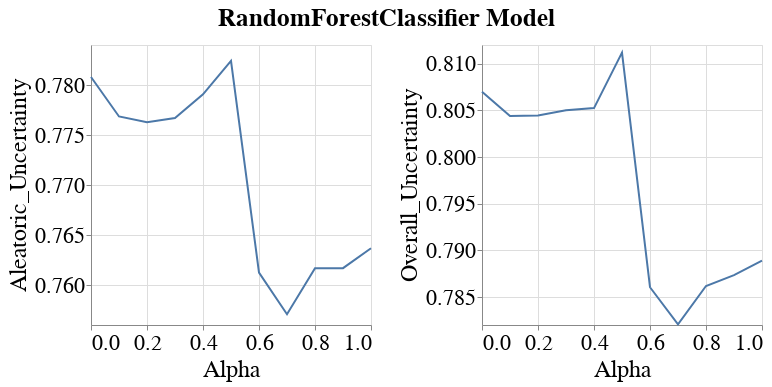

Source (notebook cell):
### Code cell
visualizer.create_subgroup_metrics_line_band_plot(model_name=MODEL_NAMES[0],
                                                  subgroup_metrics=['Aleatoric_Uncertainty', 'Overall_Uncertainty'],
                                                  subgroup='sex_dis_incorrect')

### Figure 1 — Vega-Lite specification as saved in the notebook (floating-point values rounded to 4 significant figures)
{"config": {"view": {"continuousWidth": 400, "continuousHeight": 300}, "axis": {"labelFontSize": 22, "labelFontWeight": "normal", "titleFontSize": 24, "titleFontWeight": "normal"}, "legend": {"labelFontSize": 22, "symbolStrokeWidth": 10, "titleFontSize": 24}, "title": {"fontSize": 22}}, "vconcat": [{"hconcat": [{"layer": [{"mark": {"type": "errorband", "extent": "ci"}, "encoding": {"x": {"field": "Intervention_Param", "title": "Alpha", "type": "quantitative"}, "y": {"field": "Metric_Value", "scale": {"zero": false}, "title": "Aleatoric_Uncertainty", "type": "quantitative"}}}, {"mark": "line", "encoding": {"x": {"field": "Intervention_Param", "title": "Alpha", "type": "quantitative"}, "y": {"aggregate": "mean", "field": "Metric_Value", "scale": {"zero": false}, "title": "Aleatoric_Uncertainty", "type": "quantitative"}}}], "height": 280, "width": 280}, {"layer": [{"mark": {"type": "errorband", "extent": "ci"}, "encoding": {"x": {"field": "Intervention_Param", "title": "Alpha", "type": "quantitative"}, "y": {"field": "Metric_Value", "scale": {"zero": false}, "title": "Overall_Uncertainty", "type": "quantitative"}}}, {"mark": "line", "encoding": {"x": {"field": "Intervention_Param", "title": "Alpha", "type": "quantitative"}, "y": {"aggregate": "mean", "field": "Metric_Value", "scale": {"zero": false}, "title": "Overall_Uncertainty", "type": "quantitative"}}}], "data": {"name": "data-9f59e8c849358bfe89c4fb7d3a1aa44a"}, "height": 280, "width": 280}]}], "data": {"name": "data-8e4cb07272bb1b4c4dc6dc613813f38a"}, "title": {"text": "RandomForestClassifier Model", "anchor": "middle", "dy": -10, "fontSize": 25}, "$schema": "https://vega.github.io/schema/vega-lite/v4.17.0.json", "datasets": {"data-8e4cb07272bb1b4c4dc6dc613813f38a": [{"Metric": "Aleatoric_Uncertainty", "Model_Name": "RandomForestClassifier", "Model_Params": "{'bootstrap': True, 'ccp_alpha': 0.0, 'class_weight': None, 'criterion': 'gini', 'max_depth': 10, 'max_features': 'sqrt', 'max_leaf_nodes': None, 'max_samples': None, 'min_impurity_decrease': 0.0, 'min_samples_leaf': 1, 'min_samples_split': 2, 'min_weight_fraction_leaf': 0.0, 'n_estimators': 100, 'n_jobs': None, 'oob_score': False, 'random_state': 700, 'verbose': 0, 'warm_start': False}", "Dataset_Name": "StudentPerformance", "Num_Estimators": 500, "Tag": "OK", "Record_Create_Date_Time": "2023-10-17T17:42:37.674000", "Session_Uuid": "d8a24372-5bb1-4b2c-abcf-8561187a845f", "Experiment_Iteration": "Exp_iter_7", "Dataset_Split_Seed": 700, "Model_Init_Seed": 700, "Fair_Intervention_Params_Lst": "[0.0, 0.1, 0.2, 0.3, 0.4, 0.5, 0.6, 0.7, 0.8, 0.9, 1.0]", "Intervention_Param": 0.0, "Subgroup": "sex_dis_incorrect", "Metric_Value": 0.7808}, {"Metric": "Aleatoric_Uncertainty", "Model_Name": "RandomForestClassifier", "Model_Params": "{'bootstrap': True, 'ccp_alpha': 0.0, 'class_weight': None, 'criterion': 'gini', 'max_depth': 10, 'max_features': 'sqrt', 'max_leaf_nodes': None, 'max_samples': None, 'min_impurity_decrease': 0.0, 'min_samples_leaf': 1, 'min_samples_split': 2, 'min_weight_fraction_leaf': 0.0, 'n_estimators': 100, 'n_jobs': None, 'oob_score': False, 'random_state': 700, 'verbose': 0, 'warm_start': False}", "Dataset_Name": "StudentPerformance", "Num_Estimators": 500, "Tag": "OK", "Record_Create_Date_Time": "2023-10-17T17:46:51.696000", "Session_Uuid": "d8a24372-5bb1-4b2c-abcf-8561187a845f", "Experiment_Iteration": "Exp_iter_7", "Dataset_Split_Seed": 700, "Model_Init_Seed": 700, "Fair_Intervention_Params_Lst": "[0.0, 0.1, 0.2, 0.3, 0.4, 0.5, 0.6, 0.7, 0.8, 0.9, 1.0]", "Intervention_Param": 0.1, "Subgroup": "sex_dis_incorrect", "Metric_Value": 0.7769}, {"Metric": "Aleatoric_Uncertainty", "Model_Name": "RandomForestClassifier", "Model_Params": "{'bootstrap': True, 'ccp_alpha': 0.0, 'class_weight': None, 'criterion': 'gini', 'max_depth': 10, 'max_features': 'sqrt', 'max_leaf_nodes': None, 'max_samples': None, 'min_impurity_decrease': 0.0, 'min_samples_leaf': 1, 'min_samples_split': 2, 'min_weight_fraction_leaf': 0.0, 'n_estimators': 100, 'n_jobs': None, 'oob_score': False, 'random_state': 700, 'verbose': 0, 'warm_start': False}", "Dataset_Name": "StudentPerformance", "Num_Estimators": 500, "Tag": "OK", "Record_Create_Date_Time": "2023-10-17T17:51:01.431000", "Session_Uuid": "d8a24372-5bb1-4b2c-abcf-8561187a845f", "Experiment_Iteration": "Exp_iter_7", "Dataset_Split_Seed": 700, "Model_Init_Seed": 700, "Fair_Intervention_Params_Lst": "[0.0, 0.1, 0.2, 0.3, 0.4, 0.5, 0.6, 0.7, 0.8, 0.9, 1.0]", "Intervention_Param": 0.2, "Subgroup": "sex_dis_incorrect", "Metric_Value": 0.7763}, {"Metric": "Aleatoric_Uncertainty", "Model_Name": "RandomForestClassifier", "Model_Params": "{'bootstrap': True, 'ccp_alpha': 0.0, 'class_weight': None, 'criterion': 'gini', 'max_depth': 10, 'max_features': 'sqrt', 'max_leaf_nodes': None, 'max_samples': None, 'min_impurity_decrease': 0.0, 'min_samples_leaf': 1, 'min_samples_split': 2, 'min_weight_fraction_leaf': 0.0, 'n_estimators': 100, 'n_jobs': None, 'oob_score': False, 'random_state': 700, 'verbose': 0, 'warm_start': False}", "Dataset_Name": "StudentPerformance", "Num_Estimators": 500, "Tag": "OK", "Record_Create_Date_Time": "2023-10-17T17:55:10.169000", "Session_Uuid": "d8a24372-5bb1-4b2c-abcf-8561187a845f", "Experiment_Iteration": "Exp_iter_7", "Dataset_Split_Seed": 700, "Model_Init_Seed": 700, "Fair_Intervention_Params_Lst": "[0.0, 0.1, 0.2, 0.3, 0.4, 0.5, 0.6, 0.7, 0.8, 0.9, 1.0]", "Intervention_Param": 0.3, "Subgroup": "sex_dis_incorrect", "Metric_Value": 0.7767}, {"Metric": "Aleatoric_Uncertainty", "Model_Name": "RandomForestClassifier", "Model_Params": "{'bootstrap': True, 'ccp_alpha': 0.0, 'class_weight': None, 'criterion': 'gini', 'max_depth': 10, 'max_features': 'sqrt', 'max_leaf_nodes': None, 'max_samples': None, 'min_impurity_decrease': 0.0, 'min_samples_leaf': 1, 'min_samples_split': 2, 'min_weight_fraction_leaf': 0.0, 'n_estimators': 100, 'n_jobs': None, 'oob_score': False, 'random_state': 700, 'verbose': 0, 'warm_start': False}", "Dataset_Name": "StudentPerformance", "Num_Estimators": 500, "Tag": "OK", "Record_Create_Date_Time": "2023-10-17T17:59:24.629000", "Session_Uuid": "d8a24372-5bb1-4b2c-abcf-8561187a845f", "Experiment_Iteration": "Exp_iter_7", "Dataset_Split_Seed": 700, "Model_Init_Seed": 700, "Fair_Intervention_Params_Lst": "[0.0, 0.1, 0.2, 0.3, 0.4, 0.5, 0.6, 0.7, 0.8, 0.9, 1.0]", "Intervention_Param": 0.4, "Subgroup": "sex_dis_incorrect", "Metric_Value": 0.7791}, {"Metric": "Aleatoric_Uncertainty", "Model_Name": "RandomForestClassifier", "Model_Params": "{'bootstrap': True, 'ccp_alpha': 0.0, 'class_weight': None, 'criterion': 'gini', 'max_depth': 10, 'max_features': 'sqrt', 'max_leaf_nodes': None, 'max_samples': None, 'min_impurity_decrease': 0.0, 'min_samples_leaf': 1, 'min_samples_split': 2, 'min_weight_fraction_leaf': 0.0, 'n_estimators': 100, 'n_jobs': None, 'oob_score': False, 'random_state': 700, 'verbose': 0, 'warm_start': False}", "Dataset_Name": "StudentPerformance", "Num_Estimators": 500, "Tag": "OK", "Record_Create_Date_Time": "2023-10-17T18:03:40.236000", "Session_Uuid": "d8a24372-5bb1-4b2c-abcf-8561187a845f", "Experiment_Iteration": "Exp_iter_7", "Dataset_Split_Seed": 700, "Model_Init_Seed": 700, "Fair_Intervention_Params_Lst": "[0.0, 0.1, 0.2, 0.3, 0.4, 0.5, 0.6, 0.7, 0.8, 0.9, 1.0]", "Intervention_Param": 0.5, "Subgroup": "sex_dis_incorrect", "Metric_Value": 0.7824}, {"Metric": "Aleatoric_Uncertainty", "Model_Name": "RandomForestClassifier", "Model_Params": "{'bootstrap': True, 'ccp_alpha': 0.0, 'class_weight': None, 'criterion': 'gini', 'max_depth': 10, 'max_features': 'sqrt', 'max_leaf_nodes': None, 'max_samples': None, 'min_impurity_decrease': 0.0, 'min_samples_leaf': 1, 'min_samples_split': 2, 'min_weight_fraction_leaf': 0.0, 'n_estimators': 100, 'n_jobs': None, 'oob_score': False, 'random_state': 700, 'verbose': 0, 'warm_start': False}", "Dataset_Name": "StudentPerformance", "Num_Estimators": 500, "Tag": "OK", "Record_Create_Date_Time": "2023-10-17T18:07:56.795000", "Session_Uuid": "d8a24372-5bb1-4b2c-abcf-8561187a845f", "Experiment_Iteration": "Exp_iter_7", "Dataset_Split_Seed": 700, "Model_Init_Seed": 700, "Fair_Intervention_Params_Lst": "[0.0, 0.1, 0.2, 0.3, 0.4, 0.5, 0.6, 0.7, 0.8, 0.9, 1.0]", "Intervention_Param": 0.6, "Subgroup": "sex_dis_incorrect", "Metric_Value": 0.7612}, {"Metric": "Aleatoric_Uncertainty", "Model_Name": "RandomForestClassifier", "Model_Params": "{'bootstrap': True, 'ccp_alpha': 0.0, 'class_weight': None, 'criterion': 'gini', 'max_depth': 10, 'max_features': 'sqrt', 'max_leaf_nodes': None, 'max_samples': None, 'min_impurity_decrease': 0.0, 'min_samples_leaf': 1, 'min_samples_split': 2, 'min_weight_fraction_leaf': 0.0, 'n_estimators': 100, 'n_jobs': None, 'oob_score': False, 'random_state': 700, 'verbose': 0, 'warm_start': False}", "Dataset_Name": "StudentPerformance", "Num_Estimators": 500, "Tag": "OK", "Record_Create_Date_Time": "2023-10-17T18:12:00.271000", "Session_Uuid": "d8a24372-5bb1-4b2c-abcf-8561187a845f", "Experiment_Iteration": "Exp_iter_7", "Dataset_Split_Seed": 700, "Model_Init_Seed": 700, "Fair_Intervention_Params_Lst": "[0.0, 0.1, 0.2, 0.3, 0.4, 0.5, 0.6, 0.7, 0.8, 0.9, 1.0]", "Intervention_Param": 0.7, "Subgroup": "sex_dis_incorrect", "Metric_Value": 0.7571}, {"Metric": "Aleatoric_Uncertainty", "Model_Name": "RandomForestClassifier", "Model_Params": "{'bootstrap': True, 'ccp_alpha': 0.0, 'class_weight': None, 'criterion': 'gini', 'max_depth': 10, 'max_features': 'sqrt', 'max_leaf_nodes': None, 'max_samples': None, 'min_impurity_decrease': 0.0, 'min_samples_leaf': 1, 'min_samples_split': 2, 'min_weight_fraction_leaf': 0.0, 'n_estimators': 100, 'n_jobs': None, 'oob_score': False, 'random_state': 700, 'verbose': 0, 'warm_start': False}", "Dataset_Name": "StudentPerformance", "Num_Estimators": 500, "Tag": "OK", "Record_Create_Date_Time": "2023-10-17T18:16:04.501000", "Session_Uuid": "d8a24372-5bb1-4b2c-abcf-8561187a845f", "Experiment_Iteration": "Exp_iter_7", "Dataset_Split_Seed": 700, "Model_Init_Seed": 700, "Fair_Intervention_Params_Lst": "[0.0, 0.1, 0.2, 0.3, 0.4, 0.5, 0.6, 0.7, 0.8, 0.9, 1.0]", "Intervention_Param": 0.8, "Subgroup": "sex_dis_incorrect", "Metric_Value": 0.7617}, {"Metric": "Aleatoric_Uncertainty", "Model_Name": "RandomForestClassifier", "Model_Params": "{'bootstrap': True, 'ccp_alpha': 0.0, 'class_weight': None, 'criterion': 'gini', 'max_depth': 10, 'max_features': 'sqrt', 'max_leaf_nodes': None, 'max_samples': None, 'min_impurity_decrease': 0.0, 'min_samples_leaf': 1, 'min_samples_split': 2, 'min_weight_fraction_leaf': 0.0, 'n_estimators': 100, 'n_jobs': None, 'oob_score': False, 'random_state': 700, 'verbose': 0, 'warm_start': False}", "Dataset_Name": "StudentPerformance", "Num_Estimators": 500, "Tag": "OK", "Record_Create_Date_Time": "2023-10-17T18:19:55.605000", "Session_Uuid": "d8a24372-5bb1-4b2c-abcf-8561187a845f", "Experiment_Iteration": "Exp_iter_7", "Dataset_Split_Seed": 700, "Model_Init_Seed": 700, "Fair_Intervention_Params_Lst": "[0.0, 0.1, 0.2, 0.3, 0.4, 0.5, 0.6, 0.7, 0.8, 0.9, 1.0]", "Intervention_Param": 0.9, "Subgroup": "sex_dis_incorrect", "Metric_Value": 0.7617}, {"Metric": "Aleatoric_Uncertainty", "Model_Name": "RandomForestClassifier", "Model_Params": "{'bootstrap': True, 'ccp_alpha': 0.0, 'class_weight': None, 'criterion': 'gini', 'max_depth': 10, 'max_features': 'sqrt', 'max_leaf_nodes': None, 'max_samples': None, 'min_impurity_decrease': 0.0, 'min_samples_leaf': 1, 'min_samples_split': 2, 'min_weight_fraction_leaf': 0.0, 'n_estimators': 100, 'n_jobs': None, 'oob_score': False, 'random_state': 700, 'verbose': 0, 'warm_start': False}", "Dataset_Name": "StudentPerformance", "Num_Estimators": 500, "Tag": "OK", "Record_Create_Date_Time": "2023-10-17T18:23:56.493000", "Session_Uuid": "d8a24372-5bb1-4b2c-abcf-8561187a845f", "Experiment_Iteration": "Exp_iter_7", "Dataset_Split_Seed": 700, "Model_Init_Seed": 700, "Fair_Intervention_Params_Lst": "[0.0, 0.1, 0.2, 0.3, 0.4, 0.5, 0.6, 0.7, 0.8, 0.9, 1.0]", "Intervention_Param": 1.0, "Subgroup": "sex_dis_incorrect", "Metric_Value": 0.7637}], "data-9f59e8c849358bfe89c4fb7d3a1aa44a": [{"Metric": "Overall_Uncertainty", "Model_Name": "RandomForestClassifier", "Model_Params": "{'bootstrap': True, 'ccp_alpha': 0.0, 'class_weight': None, 'criterion': 'gini', 'max_depth': 10, 'max_features': 'sqrt', 'max_leaf_nodes': None, 'max_samples': None, 'min_impurity_decrease': 0.0, 'min_samples_leaf': 1, 'min_samples_split': 2, 'min_weight_fraction_leaf': 0.0, 'n_estimators': 100, 'n_jobs': None, 'oob_score': False, 'random_state': 700, 'verbose': 0, 'warm_start': False}", "Dataset_Name": "StudentPerformance", "Num_Estimators": 500, "Tag": "OK", "Record_Create_Date_Time": "2023-10-17T17:42:37.674000", "Session_Uuid": "d8a24372-5bb1-4b2c-abcf-8561187a845f", "Experiment_Iteration": "Exp_iter_7", "Dataset_Split_Seed": 700, "Model_Init_Seed": 700, "Fair_Intervention_Params_Lst": "[0.0, 0.1, 0.2, 0.3, 0.4, 0.5, 0.6, 0.7, 0.8, 0.9, 1.0]", "Intervention_Param": 0.0, "Subgroup": "sex_dis_incorrect", "Metric_Value": 0.807}, {"Metric": "Overall_Uncertainty", "Model_Name": "RandomForestClassifier", "Model_Params": "{'bootstrap': True, 'ccp_alpha': 0.0, 'class_weight': None, 'criterion': 'gini', 'max_depth': 10, 'max_features': 'sqrt', 'max_leaf_nodes': None, 'max_samples': None, 'min_impurity_decrease': 0.0, 'min_samples_leaf': 1, 'min_samples_split': 2, 'min_weight_fraction_leaf': 0.0, 'n_estimators': 100, 'n_jobs': None, 'oob_score': False, 'random_state': 700, 'verbose': 0, 'warm_start': False}", "Dataset_Name": "StudentPerformance", "Num_Estimators": 500, "Tag": "OK", "Record_Create_Date_Time": "2023-10-17T17:46:51.696000", "Session_Uuid": "d8a24372-5bb1-4b2c-abcf-8561187a845f", "Experiment_Iteration": "Exp_iter_7", "Dataset_Split_Seed": 700, "Model_Init_Seed": 700, "Fair_Intervention_Params_Lst": "[0.0, 0.1, 0.2, 0.3, 0.4, 0.5, 0.6, 0.7, 0.8, 0.9, 1.0]", "Intervention_Param": 0.1, "Subgroup": "sex_dis_incorrect", "Metric_Value": 0.8044}, {"Metric": "Overall_Uncertainty", "Model_Name": "RandomForestClassifier", "Model_Params": "{'bootstrap': True, 'ccp_alpha': 0.0, 'class_weight': None, 'criterion': 'gini', 'max_depth': 10, 'max_features': 'sqrt', 'max_leaf_nodes': None, 'max_samples': None, 'min_impurity_decrease': 0.0, 'min_samples_leaf': 1, 'min_samples_split': 2, 'min_weight_fraction_leaf': 0.0, 'n_estimators': 100, 'n_jobs': None, 'oob_score': False, 'random_state': 700, 'verbose': 0, 'warm_start': False}", "Dataset_Name": "StudentPerformance", "Num_Estimators": 500, "Tag": "OK", "Record_Create_Date_Time": "2023-10-17T17:51:01.431000", "Session_Uuid": "d8a24372-5bb1-4b2c-abcf-8561187a845f", "Experiment_Iteration": "Exp_iter_7", "Dataset_Split_Seed": 700, "Model_Init_Seed": 700, "Fair_Intervention_Params_Lst": "[0.0, 0.1, 0.2, 0.3, 0.4, 0.5, 0.6, 0.7, 0.8, 0.9, 1.0]", "Intervention_Param": 0.2, "Subgroup": "sex_dis_incorrect", "Metric_Value": 0.8045}, {"Metric": "Overall_Uncertainty", "Model_Name": "RandomForestClassifier", "Model_Params": "{'bootstrap': True, 'ccp_alpha': 0.0, 'class_weight': None, 'criterion': 'gini', 'max_depth': 10, 'max_features': 'sqrt', 'max_leaf_nodes': None, 'max_samples': None, 'min_impurity_decrease': 0.0, 'min_samples_leaf': 1, 'min_samples_split': 2, 'min_weight_fraction_leaf': 0.0, 'n_estimators': 100, 'n_jobs': None, 'oob_score': False, 'random_state': 700, 'verbose': 0, 'warm_start': False}", "Dataset_Name": "StudentPerformance", "Num_Estimators": 500, "Tag": "OK", "Record_Create_Date_Time": "2023-10-17T17:55:10.169000", "Session_Uuid": "d8a24372-5bb1-4b2c-abcf-8561187a845f", "Experiment_Iteration": "Exp_iter_7", "Dataset_Split_Seed": 700, "Model_Init_Seed": 700, "Fair_Intervention_Params_Lst": "[0.0, 0.1, 0.2, 0.3, 0.4, 0.5, 0.6, 0.7, 0.8, 0.9, 1.0]", "Intervention_Param": 0.3, "Subgroup": "sex_dis_incorrect", "Metric_Value": 0.805}, {"Metric": "Overall_Uncertainty", "Model_Name": "RandomForestClassifier", "Model_Params": "{'bootstrap': True, 'ccp_alpha': 0.0, 'class_weight': None, 'criterion': 'gini', 'max_depth': 10, 'max_features': 'sqrt', 'max_leaf_nodes': None, 'max_samples': None, 'min_impurity_decrease': 0.0, 'min_samples_leaf': 1, 'min_samples_split': 2, 'min_weight_fraction_leaf': 0.0, 'n_estimators': 100, 'n_jobs': None, 'oob_score': False, 'random_state': 700, 'verbose': 0, 'warm_start': False}", "Dataset_Name": "StudentPerformance", "Num_Estimators": 500, "Tag": "OK", "Record_Create_Date_Time": "2023-10-17T17:59:24.629000", "Session_Uuid": "d8a24372-5bb1-4b2c-abcf-8561187a845f", "Experiment_Iteration": "Exp_iter_7", "Dataset_Split_Seed": 700, "Model_Init_Seed": 700, "Fair_Intervention_Params_Lst": "[0.0, 0.1, 0.2, 0.3, 0.4, 0.5, 0.6, 0.7, 0.8, 0.9, 1.0]", "Intervention_Param": 0.4, "Subgroup": "sex_dis_incorrect", "Metric_Value": 0.8052}, {"Metric": "Overall_Uncertainty", "Model_Name": "RandomForestClassifier", "Model_Params": "{'bootstrap': True, 'ccp_alpha': 0.0, 'class_weight': None, 'criterion': 'gini', 'max_depth': 10, 'max_features': 'sqrt', 'max_leaf_nodes': None, 'max_samples': None, 'min_impurity_decrease': 0.0, 'min_samples_leaf': 1, 'min_samples_split': 2, 'min_weight_fraction_leaf': 0.0, 'n_estimators': 100, 'n_jobs': None, 'oob_score': False, 'random_state': 700, 'verbose': 0, 'warm_start': False}", "Dataset_Name": "StudentPerformance", "Num_Estimators": 500, "Tag": "OK", "Record_Create_Date_Time": "2023-10-17T18:03:40.236000", "Session_Uuid": "d8a24372-5bb1-4b2c-abcf-8561187a845f", "Experiment_Iteration": "Exp_iter_7", "Dataset_Split_Seed": 700, "Model_Init_Seed": 700, "Fair_Intervention_Params_Lst": "[0.0, 0.1, 0.2, 0.3, 0.4, 0.5, 0.6, 0.7, 0.8, 0.9, 1.0]", "Intervention_Param": 0.5, "Subgroup": "sex_dis_incorrect", "Metric_Value": 0.8112}, {"Metric": "Overall_Uncertainty", "Model_Name": "RandomForestClassifier", "Model_Params": "{'bootstrap': True, 'ccp_alpha': 0.0, 'class_weight': None, 'criterion': 'gini', 'max_depth': 10, 'max_features': 'sqrt', 'max_leaf_nodes': None, 'max_samples': None, 'min_impurity_decrease': 0.0, 'min_samples_leaf': 1, 'min_samples_split': 2, 'min_weight_fraction_leaf': 0.0, 'n_estimators': 100, 'n_jobs': None, 'oob_score': False, 'random_state': 700, 'verbose': 0, 'warm_start': False}", "Dataset_Name": "StudentPerformance", "Num_Estimators": 500, "Tag": "OK", "Record_Create_Date_Time": "2023-10-17T18:07:56.795000", "Session_Uuid": "d8a24372-5bb1-4b2c-abcf-8561187a845f", "Experiment_Iteration": "Exp_iter_7", "Dataset_Split_Seed": 700, "Model_Init_Seed": 700, "Fair_Intervention_Params_Lst": "[0.0, 0.1, 0.2, 0.3, 0.4, 0.5, 0.6, 0.7, 0.8, 0.9, 1.0]", "Intervention_Param": 0.6, "Subgroup": "sex_dis_incorrect", "Metric_Value": 0.786}, {"Metric": "Overall_Uncertainty", "Model_Name": "RandomForestClassifier", "Model_Params": "{'bootstrap': True, 'ccp_alpha': 0.0, 'class_weight': None, 'criterion': 'gini', 'max_depth': 10, 'max_features': 'sqrt', 'max_leaf_nodes': None, 'max_samples': None, 'min_impurity_decrease': 0.0, 'min_samples_leaf': 1, 'min_samples_split': 2, 'min_weight_fraction_leaf': 0.0, 'n_estimators': 100, 'n_jobs': None, 'oob_score': False, 'random_state': 700, 'verbose': 0, 'warm_start': False}", "Dataset_Name": "StudentPerformance", "Num_Estimators": 500, "Tag": "OK", "Record_Create_Date_Time": "2023-10-17T18:12:00.271000", "Session_Uuid": "d8a24372-5bb1-4b2c-abcf-8561187a845f", "Experiment_Iteration": "Exp_iter_7", "Dataset_Split_Seed": 700, "Model_Init_Seed": 700, "Fair_Intervention_Params_Lst": "[0.0, 0.1, 0.2, 0.3, 0.4, 0.5, 0.6, 0.7, 0.8, 0.9, 1.0]", "Intervention_Param": 0.7, "Subgroup": "sex_dis_incorrect", "Metric_Value": 0.7821}, {"Metric": "Overall_Uncertainty", "Model_Name": "RandomForestClassifier", "Model_Params": "{'bootstrap': True, 'ccp_alpha': 0.0, 'class_weight': None, 'criterion': 'gini', 'max_depth': 10, 'max_features': 'sqrt', 'max_leaf_nodes': None, 'max_samples': None, 'min_impurity_decrease': 0.0, 'min_samples_leaf': 1, 'min_samples_split': 2, 'min_weight_fraction_leaf': 0.0, 'n_estimators': 100, 'n_jobs': None, 'oob_score': False, 'random_state': 700, 'verbose': 0, 'warm_start': False}", "Dataset_Name": "StudentPerformance", "Num_Estimators": 500, "Tag": "OK", "Record_Create_Date_Time": "2023-10-17T18:16:04.501000", "Session_Uuid": "d8a24372-5bb1-4b2c-abcf-8561187a845f", "Experiment_Iteration": "Exp_iter_7", "Dataset_Split_Seed": 700, "Model_Init_Seed": 700, "Fair_Intervention_Params_Lst": "[0.0, 0.1, 0.2, 0.3, 0.4, 0.5, 0.6, 0.7, 0.8, 0.9, 1.0]", "Intervention_Param": 0.8, "Subgroup": "sex_dis_incorrect", "Metric_Value": 0.7862}, {"Metric": "Overall_Uncertainty", "Model_Name": "RandomForestClassifier", "Model_Params": "{'bootstrap': True, 'ccp_alpha': 0.0, 'class_weight': None, 'criterion': 'gini', 'max_depth': 10, 'max_features': 'sqrt', 'max_leaf_nodes': None, 'max_samples': None, 'min_impurity_decrease': 0.0, 'min_samples_leaf': 1, 'min_samples_split': 2, 'min_weight_fraction_leaf': 0.0, 'n_estimators': 100, 'n_jobs': None, 'oob_score': False, 'random_state': 700, 'verbose': 0, 'warm_start': False}", "Dataset_Name": "StudentPerformance", "Num_Estimators": 500, "Tag": "OK", "Record_Create_Date_Time": "2023-10-17T18:19:55.605000", "Session_Uuid": "d8a24372-5bb1-4b2c-abcf-8561187a845f", "Experiment_Iteration": "Exp_iter_7", "Dataset_Split_Seed": 700, "Model_Init_Seed": 700, "Fair_Intervention_Params_Lst": "[0.0, 0.1, 0.2, 0.3, 0.4, 0.5, 0.6, 0.7, 0.8, 0.9, 1.0]", "Intervention_Param": 0.9, "Subgroup": "sex_dis_incorrect", "Metric_Value": 0.7873}, {"Metric": "Overall_Uncertainty", "Model_Name": "RandomForestClassifier", "Model_Params": "{'bootstrap': True, 'ccp_alpha': 0.0, 'class_weight': None, 'criterion': 'gini', 'max_depth': 10, 'max_features': 'sqrt', 'max_leaf_nodes': None, 'max_samples': None, 'min_impurity_decrease': 0.0, 'min_samples_leaf': 1, 'min_samples_split': 2, 'min_weight_fraction_leaf': 0.0, 'n_estimators': 100, 'n_jobs': None, 'oob_score': False, 'random_state': 700, 'verbose': 0, 'warm_start': False}", "Dataset_Name": "StudentPerformance", "Num_Estimators": 500, "Tag": "OK", "Record_Create_Date_Time": "2023-10-17T18:23:56.493000", "Session_Uuid": "d8a24372-5bb1-4b2c-abcf-8561187a845f", "Experiment_Iteration": "Exp_iter_7", "Dataset_Split_Seed": 700, "Model_Init_Seed": 700, "Fair_Intervention_Params_Lst": "[0.0, 0.1, 0.2, 0.3, 0.4, 0.5, 0.6, 0.7, 0.8, 0.9, 1.0]", "Intervention_Param": 1.0, "Subgroup": "sex_dis_incorrect", "Metric_Value": 0.7889}]}}
